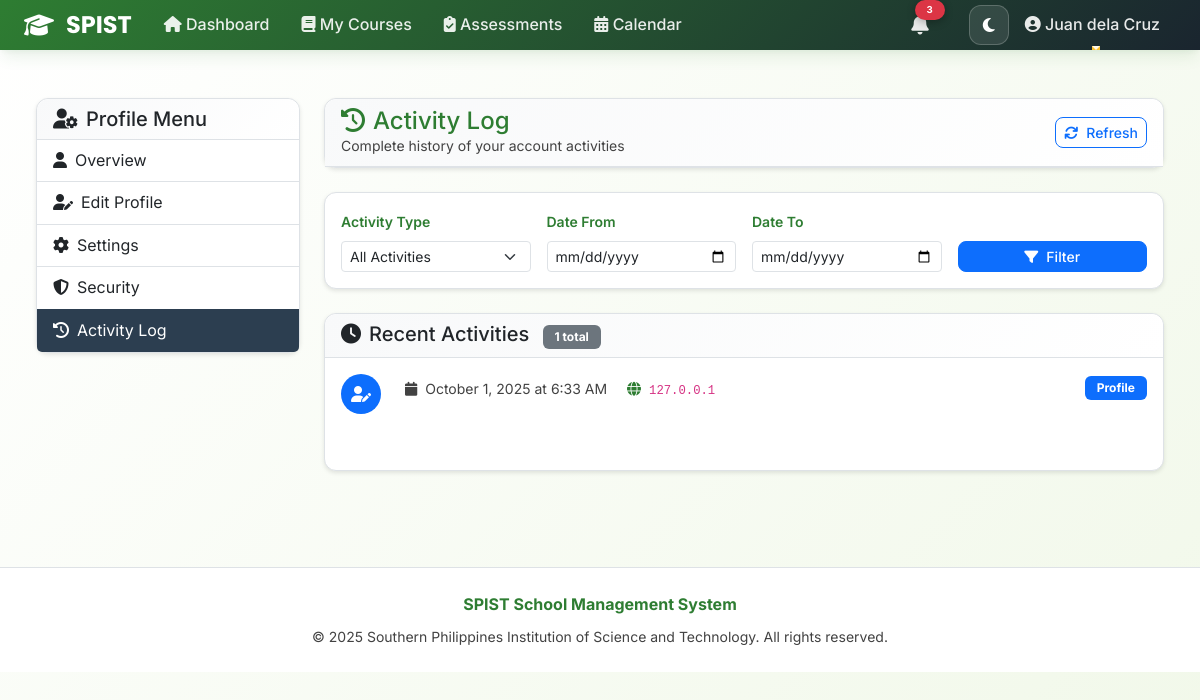
The app's page /profile/activity/ (signed in), older data.
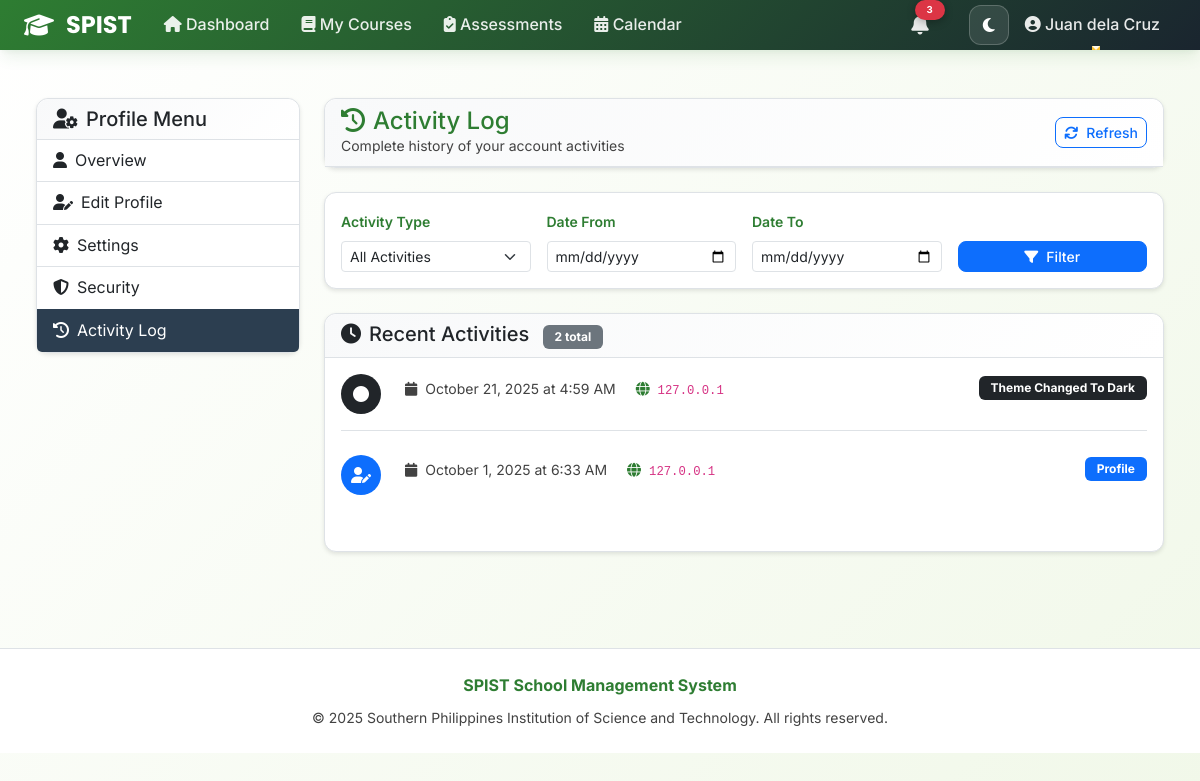
The same page, newer data.
### accounts/models.py (models this page shows, shortened)
class User(AbstractUser):
    USER_TYPE_CHOICES = (
        ('student', 'Student'),
        ('teacher', 'Teacher'),
    )
    user_type = models.CharField(max_length=10, choices=USER_TYPE_CHOICES)
    email = models.EmailField(unique=True)
    phone_number = models.CharField(max_length=15, blank=True, null=True)
    is_verified = models.BooleanField(default=False)
    bio = models.TextField(max_length=500, blank=True, null=True, help_text="Tell us about yourself")
    avatar = models.ImageField(upload_to=user_avatar_path, blank=True, null=True, help_text="Profile picture")
    date_updated = models.DateTimeField(auto_now=True)
    last_login_ip = models.GenericIPAddressField(blank=True, null=True)
    is_active_user = models.BooleanField(default=True, help_text="For soft delete")
    USERNAME_FIELD = 'email'
    REQUIRED_FIELDS = ['username', 'first_name', 'last_name']
    def get_full_name(self):
        return f"{self.first_name} {self.last_name}".strip()

class UserActivityLog(models.Model):
    user = models.ForeignKey(User, on_delete=models.CASCADE, related_name='activity_logs')
    action = models.CharField(max_length=100)
    ip_address = models.GenericIPAddressField(blank=True, null=True)
    user_agent = models.TextField(blank=True, null=True)
    timestamp = models.DateTimeField(auto_now_add=True)
    class Meta:
        ordering = ['-timestamp']
        verbose_name = "User Activity Log"
        verbose_name_plural = "User Activity Logs"

### accounts/views_profile.py (the view)
# urls.py: path('profile/activity/', views_profile.activity_log_view, name='activity_log'),
@login_required
def activity_log_view(request):
    activities = UserActivityLog.objects.filter(user=request.user)
    context = {'activities': activities[:50]}  # Show last 50 activities
    return render(request, 'accounts/profile/activity_log.html', context)

### accounts/templates/accounts/profile/activity_log.html (shortened to what this page needs)
{% extends 'accounts/base.html' %}
{% load static %}
{% block content %}
<div class="container-fluid py-4">
    <div class="row">
        <div class="col-lg-3 col-md-4 mb-4">
            <div class="card">
                <div class="card-header">
                    <h5 class="card-title mb-0">
                        <i class="fas fa-user-cog me-2"></i>Profile Menu
                    </h5>
                </div>
                <div class="list-group list-group-flush">
                    <a href="{% url 'accounts:profile' %}" class="list-group-item list-group-item-action">
                        <i class="fas fa-user me-2"></i>Overview
                    </a>
                    <a href="{% url 'accounts:profile_edit' %}" class="list-group-item list-group-item-action">
                        <i class="fas fa-user-edit me-2"></i>Edit Profile
                    </a>
                    <a href="{% url 'accounts:settings' %}" class="list-group-item list-group-item-action">
                        <i class="fas fa-cog me-2"></i>Settings
                    </a>
                    <a href="{% url 'accounts:security' %}" class="list-group-item list-group-item-action">
                        <i class="fas fa-shield-alt me-2"></i>Security
                    </a>
                    <a href="{% url 'accounts:activity_log' %}" class="list-group-item list-group-item-action active">
                        <i class="fas fa-history me-2"></i>Activity Log
                    </a>
                </div>
            </div>
        </div>
        <div class="col-lg-9 col-md-8">
            <div class="card mb-4">
                <div class="card-header">
                    <div class="row align-items-center">
                        <div class="col">
                            <h4 class="card-title mb-0">
                                <i class="fas fa-history me-2"></i>Activity Log
                            </h4>
                            <p class="text-muted small mb-0">Complete history of your account activities</p>
                        </div>
                        <div class="col-auto">
                            <button class="btn btn-outline-primary btn-sm" onclick="location.reload()">
                                <i class="fas fa-refresh me-2"></i>Refresh
                            </button>
                        </div>
                    </div>
                </div>
            </div>
            <div class="card mb-4">
                <div class="card-body">
                    <form method="get" class="row g-3 align-items-end">
                        <div class="col-md-3">
                            <label class="form-label small fw-semibold">Activity Type</label>
                            <select name="activity_type" class="form-select form-select-sm">
                                <option value="">All Activities</option>
                            </select>
                        </div>
                        <div class="col-md-3">
                            <label class="form-label small fw-semibold">Date From</label>
                            <input type="date" name="date_from" class="form-control form-control-sm" value="{{ request.GET.date_from }}">
                        </div>
                        <div class="col-md-3">
                            <label class="form-label small fw-semibold">Date To</label>
                            <input type="date" name="date_to" class="form-control form-control-sm" value="{{ request.GET.date_to }}">
                        </div>
                        <div class="col-md-3">
                            <button type="submit" class="btn btn-primary btn-sm w-100">
                                <i class="fas fa-filter me-2"></i>Filter
                            </button>
                        </div>
                    </form>
                </div>
            </div>
            <div class="card">
                <div class="card-header">
                    <h5 class="card-title mb-0">
                        <i class="fas fa-clock me-2"></i>Recent Activities
                        {% if activities %}
                            <span class="badge bg-secondary ms-2">{{ activities.count }} total</span>
                        {% endif %}
                    </h5>
                </div>
                <div class="card-body">
                    {% if activities %}
                        <div class="activity-timeline">
                            {% for activity in activities %}
                            <div class="activity-item mb-4 pb-3 {% if not forloop.last %}border-bottom{% endif %}">
                                <div class="row">
                                    <div class="col-auto">
                                        <div class="activity-icon">
                                            {% if 'login' in activity.action|lower %}
                                                <div class="rounded-circle bg-success text-white d-flex align-items-center justify-content-center" style="width: 40px; height: 40px;">
                                                    <i class="fas fa-sign-in-alt"></i>
                                                </div>
                                            {% elif 'logout' in activity.action|lower %}
                                                <div class="rounded-circle bg-info text-white d-flex align-items-center justify-content-center" style="width: 40px; height: 40px;">
                                                    <i class="fas fa-sign-out-alt"></i>
                                                </div>
                                            {% elif 'profile' in activity.action|lower %}
                                                <div class="rounded-circle bg-primary text-white d-flex align-items-center justify-content-center" style="width: 40px; height: 40px;">
                                                    <i class="fas fa-user-edit"></i>
                                                </div>
                                            {% elif 'password' in activity.action|lower %}
                                                <div class="rounded-circle bg-warning text-white d-flex align-items-center justify-content-center" style="width: 40px; height: 40px;">
                                                    <i class="fas fa-key"></i>
                                                </div>
                                            {% elif 'settings' in activity.action|lower %}
                                                <div class="rounded-circle bg-secondary text-white d-flex align-items-center justify-content-center" style="width: 40px; height: 40px;">
                                                    <i class="fas fa-cog"></i>
                                                </div>
                                            {% else %}
                                                <div class="rounded-circle bg-dark text-white d-flex align-items-center justify-content-center" style="width: 40px; height: 40px;">
                                                    <i class="fas fa-circle"></i>
                                                </div>
                                            {% endif %}
                                        </div>
                                    </div>
                                    <div class="col">
                                        <div class="activity-content">
                                            <div class="d-flex justify-content-between align-items-start">
                                                <div>
                                                    <div class="activity-meta text-muted small">
                                                        <i class="fas fa-calendar me-1"></i>
                                                        {{ activity.timestamp|date:"F j, Y" }} at {{ activity.timestamp|time:"g:i A" }}
                                                        {% if activity.ip_address %}
                                                            <span class="ms-3">
                                                                <i class="fas fa-globe me-1"></i>
                                                                <code class="small">{{ activity.ip_address }}</code>
                                                            </span>
                                                        {% endif %}
                                                    </div>
                                                </div>
                                                <div class="activity-badge">
                                                    {% if 'login' in activity.action|lower %}
                                                        <span class="badge bg-success">Login</span>
                                                    {% elif 'logout' in activity.action|lower %}
                                                        <span class="badge bg-info">Logout</span>
                                                    {% elif 'profile' in activity.action|lower %}
                                                        <span class="badge bg-primary">Profile</span>
                                                    {% elif 'password' in activity.action|lower %}
                                                        <span class="badge bg-warning">Password</span>
                                                    {% elif 'settings' in activity.action|lower %}
                                                        <span class="badge bg-secondary">Settings</span>
                                                    {% else %}
                                                        <span class="badge bg-dark">{{ activity.action|title }}</span>
                                                    {% endif %}
                                                </div>
                                            </div>
                                        </div>
                                    </div>
                                </div>
                            </div>
                            {% endfor %}
                        </div>
                    {% endif %}
                </div>
            </div>
        </div>
    </div>
</div>
{% endblock %}

### accounts/templates/accounts/base.html (shortened to what this page needs)
<!DOCTYPE html>
<html lang="en" data-theme="light">
<head>
    <link href="https://cdn.jsdelivr.net/npm/bootstrap@5.3.0/dist/css/bootstrap.min.css" rel="stylesheet">
    <link href="https://cdnjs.cloudflare.com/ajax/libs/font-awesome/6.4.0/css/all.min.css" rel="stylesheet">
</head>
<body>
    {% if user.is_authenticated %}
    <nav class="navbar navbar-expand-lg modern-navbar">
        <div class="container-fluid px-4">
            <a class="navbar-brand" href="{% url 'accounts:dashboard_redirect' %}">
                <i class="fas fa-graduation-cap"></i>
                SPIST
            </a>
            <div class="collapse navbar-collapse" id="navbarMain">
                <ul class="navbar-nav me-auto">
                    <li class="nav-item">
                        <a class="nav-link" href="{% url 'accounts:dashboard_redirect' %}">
                            <i class="fas fa-home"></i> Dashboard
                        </a>
                    </li>
                    {% if user.user_type == 'student' %}
                    <li class="nav-item">
                        <a class="nav-link" href="{% url 'courses:student_enrollment' %}">
                            <i class="fas fa-book"></i> My Courses
                        </a>
                    </li>
                    <li class="nav-item">
                        <a class="nav-link" href="{% url 'assessments:available_assessments' %}">
                            <i class="fas fa-clipboard-check"></i> Assessments
                        </a>
                    </li>
                    {% endif %}
                    <li class="nav-item">
                        <a class="nav-link" href="{% url 'accounts:calendar_view' %}">
                            <i class="fas fa-calendar-alt"></i> Calendar
                        </a>
                    </li>
                </ul>
                <ul class="navbar-nav align-items-center">
                    <li class="nav-item dropdown">
                        <a class="nav-link position-relative p-2" href="#" role="button" data-bs-toggle="dropdown" aria-expanded="false" style="margin-right: 0.5rem;">
                            <i class="fas fa-bell fa-lg" style="color: rgba(255, 255, 255, 0.9);"></i>
                            <span class="position-absolute badge rounded-pill bg-danger" style="top: 0; right: 0; font-size: 0.7rem; min-width: 20px; height: 20px; display: flex; align-items: center; justify-content: center; font-weight: 700; box-shadow: 0 2px 8px rgba(0,0,0,0.3);">
                                3
                            </span>
                        </a>
                    </li>
                    <li class="nav-item">
                        <button class="theme-toggle" onclick="toggleTheme()" title="Toggle Theme">
                            <i class="fas fa-moon" id="theme-icon"></i>
                        </button>
                    </li>
                    <li class="nav-item dropdown">
                        <a class="nav-link dropdown-toggle" href="#" role="button" data-bs-toggle="dropdown">
                            <i class="fas fa-user-circle"></i> {{ user.get_full_name }}
                        </a>
                    </li>
                </ul>
            </div>
        </div>
    </nav>
    {% endif %}
    <main class="container-fluid px-4 py-4">
        {% block content %}{% endblock %}
    </main>
    <footer class="mt-5 py-4 text-center" style="background: var(--bg-card); border-top: 1px solid var(--border-color);">
        <div class="container">
            <p class="mb-2" style="color: var(--text-secondary);">
                <strong>SPIST School Management System</strong>
            </p>
            <p class="mb-0" style="color: var(--text-muted); font-size: 0.875rem;">
                &copy; 2025 Southern Philippines Institution of Science and Technology. All rights reserved.
            </p>
        </div>
    </footer>
</body>
</html>

Row changes from the older to the newer data that the page shows:
added UserActivityLog: timestamp "October 21, 2025", timestamp "4:59 AM", ip_address "127.0.0.1", action "Theme Changed To Dark"
Text that changed along with them:
{{ activities.count }}: "1" → "2"
